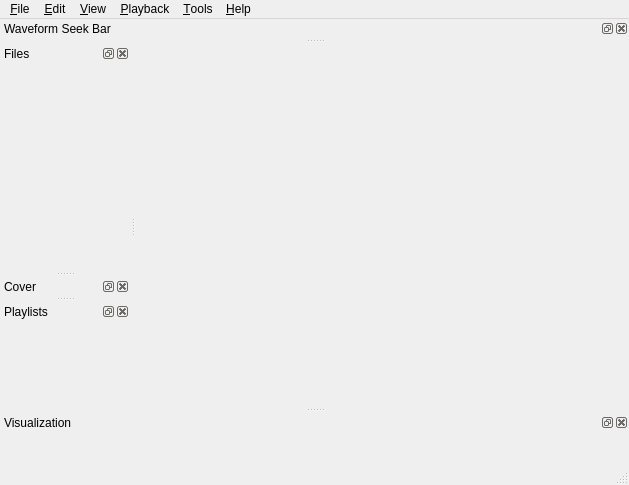
<?xml version="1.0" encoding="UTF-8"?>
<ui version="4.0">
 <class>QSUiMainWindow</class>
 <widget class="QMainWindow" name="QSUiMainWindow">
  <property name="geometry">
   <rect>
    <x>0</x>
    <y>0</y>
    <width>629</width>
    <height>485</height>
   </rect>
  </property>
  <property name="windowTitle">
   <string>Qmmp</string>
  </property>
  <property name="dockNestingEnabled">
   <bool>true</bool>
  </property>
  <property name="dockOptions">
   <set>QMainWindow::AllowNestedDocks|QMainWindow::AllowTabbedDocks|QMainWindow::AnimatedDocks|QMainWindow::VerticalTabs</set>
  </property>
  <widget class="QWidget" name="centralwidget"/>
  <widget class="QStatusBar" name="statusbar"/>
  <widget class="QMenuBar" name="menuBar">
   <property name="geometry">
    <rect>
     <x>0</x>
     <y>0</y>
     <width>629</width>
     <height>29</height>
    </rect>
   </property>
   <widget class="QMenu" name="menuFile">
    <property name="title">
     <string>&amp;File</string>
    </property>
   </widget>
   <widget class="QMenu" name="menuTools">
    <property name="title">
     <string>&amp;Tools</string>
    </property>
   </widget>
   <widget class="QMenu" name="menuHelp">
    <property name="title">
     <string>&amp;Help</string>
    </property>
   </widget>
   <widget class="QMenu" name="menuEdit">
    <property name="title">
     <string>&amp;Edit</string>
    </property>
   </widget>
   <widget class="QMenu" name="menuPlayback">
    <property name="title">
     <string>&amp;Playback</string>
    </property>
   </widget>
   <widget class="QMenu" name="menuView">
    <property name="title">
     <string>&amp;View</string>
    </property>
   </widget>
   <addaction name="menuFile"/>
   <addaction name="menuEdit"/>
   <addaction name="menuView"/>
   <addaction name="menuPlayback"/>
   <addaction name="menuTools"/>
   <addaction name="menuHelp"/>
  </widget>
  <widget class="QDockWidget" name="analyzerDockWidget">
   <property name="sizePolicy">
    <sizepolicy hsizetype="Expanding" vsizetype="Fixed">
     <horstretch>0</horstretch>
     <verstretch>0</verstretch>
    </sizepolicy>
   </property>
   <property name="minimumSize">
    <size>
     <width>79</width>
     <height>50</height>
    </size>
   </property>
   <property name="windowTitle">
    <string>Visualization</string>
   </property>
   <attribute name="dockWidgetArea">
    <number>8</number>
   </attribute>
   <widget class="QWidget" name="dockWidgetContents"/>
  </widget>
  <widget class="QDockWidget" name="fileSystemDockWidget">
   <property name="minimumSize">
    <size>
     <width>130</width>
     <height>41</height>
    </size>
   </property>
   <property name="windowTitle">
    <string>Files</string>
   </property>
   <attribute name="dockWidgetArea">
    <number>1</number>
   </attribute>
   <widget class="QWidget" name="dockWidgetContents_2"/>
  </widget>
  <widget class="QDockWidget" name="coverDockWidget">
   <property name="sizePolicy">
    <sizepolicy hsizetype="Fixed" vsizetype="Fixed">
     <horstretch>0</horstretch>
     <verstretch>0</verstretch>
    </sizepolicy>
   </property>
   <property name="windowTitle">
    <string>Cover</string>
   </property>
   <attribute name="dockWidgetArea">
    <number>1</number>
   </attribute>
   <widget class="QWidget" name="dockWidgetContents_3"/>
  </widget>
  <widget class="QDockWidget" name="playlistsDockWidget">
   <property name="windowTitle">
    <string>Playlists</string>
   </property>
   <attribute name="dockWidgetArea">
    <number>1</number>
   </attribute>
   <widget class="QWidget" name="dockWidgetContents_4"/>
  </widget>
  <widget class="QDockWidget" name="waveformSeekBarDockWidget">
   <property name="floating">
    <bool>false</bool>
   </property>
   <property name="windowTitle">
    <string>Waveform Seek Bar</string>
   </property>
   <attribute name="dockWidgetArea">
    <number>4</number>
   </attribute>
   <widget class="QWidget" name="dockWidgetContents_5"/>
  </widget>
  <action name="actionPrevious">
   <property name="icon">
    <iconset>
     <normalon>:/images/previous.png</normalon>
    </iconset>
   </property>
   <property name="text">
    <string>Previous</string>
   </property>
  </action>
  <action name="actionPlay">
   <property name="icon">
    <iconset>
     <normalon>:/images/play.png</normalon>
    </iconset>
   </property>
   <property name="text">
    <string>Play</string>
   </property>
  </action>
  <action name="actionPause">
   <property name="icon">
    <iconset>
     <normalon>:/images/pause.png</normalon>
    </iconset>
   </property>
   <property name="text">
    <string>Pause</string>
   </property>
  </action>
  <action name="actionNext">
   <property name="icon">
    <iconset>
     <normalon>:/images/next.png</normalon>
    </iconset>
   </property>
   <property name="text">
    <string>Next</string>
   </property>
  </action>
  <action name="actionStop">
   <property name="icon">
    <iconset>
     <normalon>:/images/stop.png</normalon>
    </iconset>
   </property>
   <property name="text">
    <string>Stop</string>
   </property>
  </action>
  <action name="actionAddFile">
   <property name="text">
    <string>&amp;Add File</string>
   </property>
  </action>
  <action name="actionClearPlayList">
   <property name="text">
    <string>&amp;Remove All</string>
   </property>
  </action>
  <action name="actionNewPlayList">
   <property name="text">
    <string>New Playlist</string>
   </property>
  </action>
  <action name="actionClosePlayList">
   <property name="text">
    <string>Remove Playlist</string>
   </property>
  </action>
  <action name="actionAddDirectory">
   <property name="text">
    <string>&amp;Add Directory</string>
   </property>
  </action>
  <action name="actionExit">
   <property name="text">
    <string>&amp;Exit</string>
   </property>
  </action>
  <action name="actionAbout">
   <property name="text">
    <string>About</string>
   </property>
  </action>
  <action name="actionAboutQt">
   <property name="text">
    <string>About Qt</string>
   </property>
  </action>
  <action name="actionSelectAll">
   <property name="text">
    <string>&amp;Select All</string>
   </property>
  </action>
  <action name="actionRemoveSelected">
   <property name="text">
    <string>&amp;Remove Selected</string>
   </property>
  </action>
  <action name="actionRemoveUnselected">
   <property name="text">
    <string>&amp;Remove Unselected</string>
   </property>
  </action>
  <action name="actionVisualization">
   <property name="text">
    <string>Visualization</string>
   </property>
  </action>
  <action name="actionSettings">
   <property name="text">
    <string>Settings</string>
   </property>
  </action>
  <action name="actionRenamePlayList">
   <property name="text">
    <string>Rename Playlist</string>
   </property>
  </action>
 </widget>
 <resources/>
 <connections/>
</ui>
